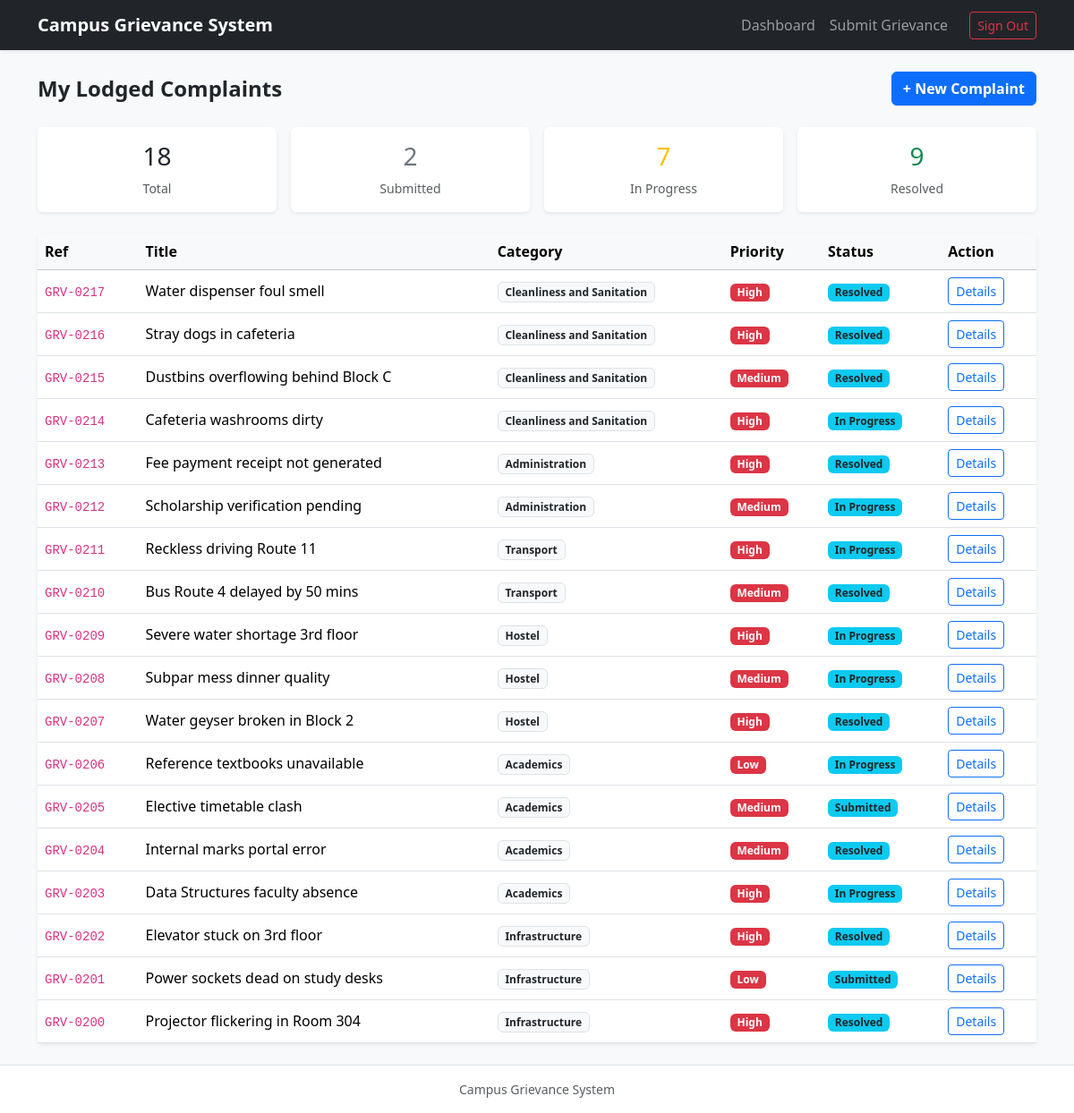
The page /student/dashboard (signed in) on the database its author committed.
### tables this page shows
CREATE TABLE complaints (
                id INTEGER PRIMARY KEY AUTOINCREMENT,
                complaint_id TEXT UNIQUE NOT NULL,
                student_id INTEGER NOT NULL,
                title TEXT NOT NULL,
                description TEXT NOT NULL,
                location TEXT NOT NULL,
                category TEXT NOT NULL,
                subcategory TEXT,
                priority TEXT NOT NULL CHECK(priority IN ('High', 'Medium', 'Low')),
                status TEXT NOT NULL DEFAULT 'Submitted' CHECK(status IN ('Submitted', 'In Progress', 'Resolved')),
                assigned_dept TEXT DEFAULT 'Unassigned',
                resolution_notes TEXT DEFAULT '',
                created_at TIMESTAMP DEFAULT CURRENT_TIMESTAMP,
                FOREIGN KEY (student_id) REFERENCES users (id) ON DELETE CASCADE
            );

### app.py (the view)
@app.route("/student/dashboard")
@login_required("student")
def student_dashboard():
    with get_db_connection() as conn:
        complaints = conn.execute(
            "SELECT * FROM complaints WHERE student_id = ? ORDER BY id DESC",
            (session["user_id"],)
        ).fetchall()
        metrics = {
            "total": len(complaints),
            "pending": sum(1 for c in complaints if c["status"] == "Submitted"),
            "in_progress": sum(1 for c in complaints if c["status"] == "In Progress"),
            "resolved": sum(1 for c in complaints if c["status"] == "Resolved")
        }
    return render_template("student_dashboard.html", complaints=complaints, metrics=metrics)

### app.py (called while the page is built)
def login_required(role=None):
    def decorator(f):
        @wraps(f)
        def decorated(*args, **kwargs):
            if "user_id" not in session:
                flash("Please log in first.", "warning")
                return redirect(url_for("login"))
            if role and session.get("role") != role:
                flash("Unauthorized access.", "danger")
                return redirect(url_for("login"))
            return f(*args, **kwargs)
        return decorated
    return decorator

### database.py (called while the page is built)
def get_db_connection():
    conn = sqlite3.connect(DB_PATH)
    conn.row_factory = sqlite3.Row
    conn.execute("PRAGMA foreign_keys = ON;")
    return conn

### templates/student_dashboard.html
{% extends 'base.html' %}
{% block content %}
<div class="d-flex justify-content-between align-items-center mb-4">
    <h4 class="fw-bold mb-0">My Lodged Complaints</h4>
    <a href="{{ url_for('submit_complaint') }}" class="btn btn-primary fw-semibold">+ New Complaint</a>
</div>
<div class="row g-3 mb-4 text-center">
    <div class="col-3"><div class="card p-3 shadow-sm border-0"><h3>{{ metrics.total }}</h3><small class="text-muted">Total</small></div></div>
    <div class="col-3"><div class="card p-3 shadow-sm border-0"><h3 class="text-secondary">{{ metrics.pending }}</h3><small class="text-muted">Submitted</small></div></div>
    <div class="col-3"><div class="card p-3 shadow-sm border-0"><h3 class="text-warning">{{ metrics.in_progress }}</h3><small class="text-muted">In Progress</small></div></div>
    <div class="col-3"><div class="card p-3 shadow-sm border-0"><h3 class="text-success">{{ metrics.resolved }}</h3><small class="text-muted">Resolved</small></div></div>
</div>
<div class="card border-0 shadow-sm">
    <table class="table table-hover align-middle mb-0">
        <thead class="table-light"><tr><th>Ref</th><th>Title</th><th>Category</th><th>Priority</th><th>Status</th><th>Action</th></tr></thead>
        <tbody>
            {% for c in complaints %}
            <tr>
                <td><code>{{ c.complaint_id }}</code></td><td>{{ c.title }}</td>
                <td><span class="badge bg-light text-dark border">{{ c.category }}</span></td>
                <td><span class="badge bg-danger">{{ c.priority }}</span></td>
                <td><span class="badge bg-info text-dark">{{ c.status }}</span></td>
                <td><a href="{{ url_for('complaint_detail', cid=c.complaint_id) }}" class="btn btn-sm btn-outline-primary">Details</a></td>
            </tr>
            {% else %}
            <tr><td colspan="6" class="text-center text-muted py-4">No complaints lodged yet.</td></tr>
            {% endfor %}
        </tbody>
    </table>
</div>
{% endblock %}

### templates/base.html (shortened to what this page needs)
<!DOCTYPE html>
<html lang="en">
<head>
    <link rel="stylesheet" href="https://cdn.jsdelivr.net/npm/bootstrap@5.3.3/dist/css/bootstrap.min.css">
</head>
<body class="bg-light d-flex flex-column min-vh-100">
    <nav class="navbar navbar-expand-lg navbar-dark bg-dark shadow-sm">
        <div class="container">
            <a class="navbar-brand fw-bold" href="#">Campus Grievance System</a>
            <div class="navbar-nav ms-auto align-items-center">
                {% if session.get('user_id') %}
                    {% if session.get('role') == 'student' %}
                        <a class="nav-link" href="{{ url_for('student_dashboard') }}">Dashboard</a>
                        <a class="nav-link" href="{{ url_for('submit_complaint') }}">Submit Grievance</a>
                    {% else %}
                        <a class="nav-link" href="{{ url_for('admin_dashboard') }}">Admin Dashboard</a>
                        <a class="nav-link" href="{{ url_for('analytics_view') }}">Analytics</a>
                    {% endif %}
                    <a class="btn btn-outline-danger btn-sm ms-3" href="{{ url_for('logout') }}">Sign Out</a>
                {% endif %}
            </div>
        </div>
    </nav>
    <main class="container my-4 flex-grow-1">
        {% block content %}{% endblock %}
    </main>
    <footer class="bg-white border-top py-3 text-center text-muted small mt-auto">Campus Grievance System</footer>
</body>
</html>

### rows shown on the page
complaints: complaint_id "GRV-0217", title "Water dispenser foul smell", category "Cleanliness and Sanitation", priority "High", status "Resolved"
complaints: complaint_id "GRV-0216", title "Stray dogs in cafeteria", category "Cleanliness and Sanitation", priority "High", status "Resolved"
complaints: complaint_id "GRV-0215", title "Dustbins overflowing behind Block C", category "Cleanliness and Sanitation", priority "Medium", status "Resolved"
complaints: complaint_id "GRV-0214", title "Cafeteria washrooms dirty", category "Cleanliness and Sanitation", priority "High", status "In Progress"
complaints: complaint_id "GRV-0213", title "Fee payment receipt not generated", category "Administration", priority "High", status "Resolved"
complaints: complaint_id "GRV-0212", title "Scholarship verification pending", category "Administration", priority "Medium", status "In Progress"
complaints: complaint_id "GRV-0211", title "Reckless driving Route 11", category "Transport", priority "High", status "In Progress"
complaints: complaint_id "GRV-0210", title "Bus Route 4 delayed by 50 mins", category "Transport", priority "Medium", status "Resolved"
complaints: complaint_id "GRV-0209", title "Severe water shortage 3rd floor", category "Hostel", priority "High", status "In Progress"
complaints: complaint_id "GRV-0208", title "Subpar mess dinner quality", category "Hostel", priority "Medium", status "In Progress"
complaints: complaint_id "GRV-0207", title "Water geyser broken in Block 2", category "Hostel", priority "High", status "Resolved"
complaints: complaint_id "GRV-0206", title "Reference textbooks unavailable", category "Academics", priority "Low", status "In Progress"
complaints: complaint_id "GRV-0205", title "Elective timetable clash", category "Academics", priority "Medium", status "Submitted"
complaints: complaint_id "GRV-0204", title "Internal marks portal error", category "Academics", priority "Medium", status "Resolved"
complaints: complaint_id "GRV-0203", title "Data Structures faculty absence", category "Academics", priority "High", status "In Progress"
complaints: complaint_id "GRV-0202", title "Elevator stuck on 3rd floor", category "Infrastructure", priority "High", status "Resolved"
complaints: complaint_id "GRV-0201", title "Power sockets dead on study desks", category "Infrastructure", priority "Low", status "Submitted"
complaints: complaint_id "GRV-0200", title "Projector flickering in Room 304", category "Infrastructure", priority "High", status "Resolved"

### other values the page prints
{{ metrics.total }} "18"
{{ metrics.pending }} "2"
{{ metrics.in_progress }} "7"
{{ metrics.resolved }} "9"
